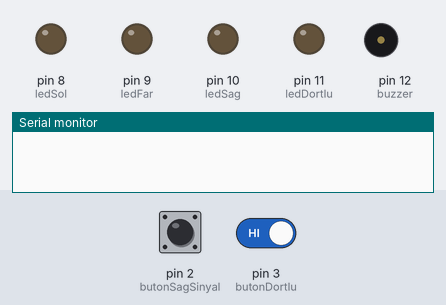
A sketch run on a simulated Arduino Uno, built with avr-gcc and run on an emulated ATmega328P. Shown: output pins drawn as LEDs (lit = HIGH), buzzer (waves = sounding, pin HIGH), the last lines printed to the serial monitor. Dashed ring = blinking. The test bench sets the inputs (shaded band); at power-on: pin 2 (butonSagSinyal) HIGH, pin 3 (butonDortlu) HIGH.

Above: at 1.2 s.
1.3 s: pin 2 (butonSagSinyal) driven LOW and pin 3 (butonDortlu) driven LOW
At 1.7 s:
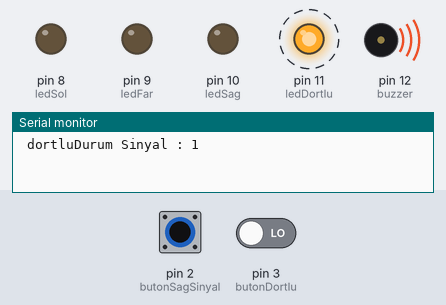
4.3 s: pin 2 (butonSagSinyal) pulsed HIGH 5 times (0.12 s each, 0.3 s apart)
At 5.7 s:
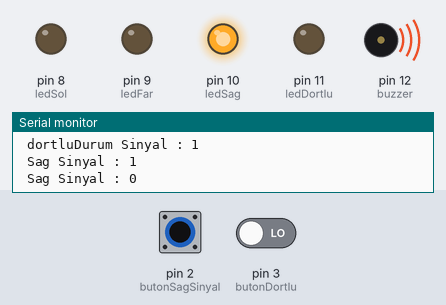
Timing chart, 0 to 7.3 s (numbered marks = the images above; inputs shaded):
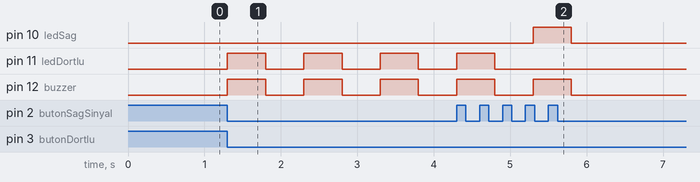

Measured:
- after the input at 1.3 s, pin 11 (ledDortlu), pin 12 (buzzer): alternates HIGH for 0.50 s and LOW for 0.50 s, starting at once
- after the input at 4.3 s, pin 10 (ledSag): LOW → HIGH after 1.0 s, → LOW 0.50 s later; pin 11 (ledDortlu): goes on until 4.8 s, then stays LOW; pin 12 (buzzer): goes on until 5.8 s, then stays LOW

The sketch:

arac_lamba.ino
```cpp
//Ledler
int ledDortlu = 11;
int ledSag = 10;
int ledSol = 8;
int ledFar = 9;
//int besVolt=7;

int buzzer = 12;
//Led Durum
boolean solDurum = false;
boolean sagDurum = false;
boolean dortluDurum = false;
boolean farDurum = false;

//Sureler
int sureDortlu = 500;
int sureSagSinyal = 500;
int sureSolSinyal = 500;

//Butonlar
int butonDortlu = 3;
int butonSagSinyal = 2;
int butonSolSinyal = 18;
int butonFar = 19;

int sayac = 0;
unsigned long simdikiZaman;
unsigned long basmaZamani;
unsigned long fark;
int dortluSayac = 0;
void setup() {
  //Pin Hazirlama
  pinMode(ledDortlu, OUTPUT);
  pinMode(ledSag, OUTPUT);
  pinMode(ledSol, OUTPUT);
  pinMode(ledFar, OUTPUT);
  // pinMode(besVolt,OUTPUT);

  pinMode(buzzer, OUTPUT);

  Serial.begin(9600);

  //Kesmeler
  attachInterrupt(digitalPinToInterrupt(butonSagSinyal), sagSinyalOku, FALLING);
  attachInterrupt(digitalPinToInterrupt(butonDortlu), dortluOku, FALLING );
  attachInterrupt(digitalPinToInterrupt(butonSolSinyal), solSinyalOku, FALLING);
  attachInterrupt(digitalPinToInterrupt(butonFar), farOku, FALLING);
  //  for(int i =8;i<14;i++){
  //    pinMode(i,OUTPUT);
  //    digitalWrite(i,HIGH);
  //    }

  // digitalWrite(besVolt,HIGH);

}

void loop() {

  dortluDegis(dortluDurum);
  sagSinyalDegis(sagDurum);
  solSinyalDegis(solDurum);
  farDegis(farDurum);


}
void sagSinyalOku() {
  if (digitalRead(butonSagSinyal) == LOW) {
    sayac++;
    if (sayac % 2 == 0) {
      sayac = 0;
      dortluSayac++;
      if (dortluSayac == 1) {
        basmaZamani = millis();
        // Serial.println(" ilk Sag Rising : ");
        // Serial.print(sayac);
        sagDurum = !sagDurum;
        Serial.print(" Sag Sinyal : ");
        Serial.println(sagDurum);
      } else {
        simdikiZaman = millis();
        fark = simdikiZaman - basmaZamani;
        if (fark > 200) {
          //Serial.print(" Sag Rising : ");
          //Serial.println(sayac);
          // Serial.print(" Sag Fark : ");
          // Serial.println(fark);
          sagDurum = !sagDurum;
          basmaZamani = millis();

          Serial.print(" Sag Sinyal : ");
          Serial.println(sagDurum);
        }
      }
    }
  }
}
void solSinyalOku() {
  if (digitalRead(butonSolSinyal) == LOW) {
    sayac++;
    if (sayac % 2 == 0) {
      sayac = 0;
      dortluSayac++;
      if (dortluSayac == 1) {
        basmaZamani = millis();
        //Serial.println(" ilk Sag Rising : ");
        // Serial.print(sayac);
        solDurum = !solDurum;
        Serial.print(" Sol Sinyal : ");
        Serial.println(solDurum);
      } else {
        simdikiZaman = millis();
        fark = simdikiZaman - basmaZamani;
        if (fark > 200) {

          //Serial.println(sayac);
          //Serial.print(" Sag Fark : ");
          //Serial.println(fark);
          solDurum = !solDurum;
          Serial.print(" Sol Sinyal : ");
          Serial.println(solDurum);
          basmaZamani = millis();
        }
      }
    }
  }
}


void dortluOku() {
  if (digitalRead(butonDortlu) == LOW) {
    sayac++;
    if (sayac % 2 == 0) {
      sayac = 0;
      dortluSayac++;
      if (dortluSayac == 1) {
        basmaZamani = millis();
        dortluDurum = !dortluDurum;
        Serial.print(" dortluDurum Sinyal : ");
        Serial.println(dortluDurum);
      } else {
        simdikiZaman = millis();
        fark = simdikiZaman - basmaZamani;
        if (fark > 200) {
          dortluDurum = !dortluDurum;
          basmaZamani = millis();
          Serial.print(" dortluDurum Sinyal : ");
          Serial.println(dortluDurum);
        }
      }
    }
  }
}

void farOku() {
  if (digitalRead(butonFar) == LOW) {
    sayac++;
    if (sayac % 2 == 0) {
      sayac = 0;
      dortluSayac++;
      if (dortluSayac == 1) {
        basmaZamani = millis();
        farDurum = !farDurum;
        Serial.print(" far  : ");
        Serial.println(farDurum);
      } else {
        simdikiZaman = millis();
        fark = simdikiZaman - basmaZamani;
        if (fark > 200) {
          farDurum = !farDurum;
          basmaZamani = millis();
          Serial.print(" far  : ");
          Serial.println(farDurum);
        }
      }
    }
  }
}
// if(ledDurum)


void dortluDegis(boolean dortluDurum) {
  if (dortluDurum) {
    sagDurum = false;
    solDurum = false;
    digitalWrite(ledDortlu, HIGH);
    digitalWrite(buzzer, HIGH);
    delay(sureDortlu);
    digitalWrite(ledDortlu, LOW);
    digitalWrite(buzzer, LOW);
    delay(sureDortlu);
  } else {
    digitalWrite(ledDortlu, LOW);
    digitalWrite(buzzer, LOW);
  }
}
void sagSinyalDegis(boolean sagDurum) {
  if (sagDurum) {
    dortluDurum = false;
    solDurum = false;
    digitalWrite(ledSag, HIGH);
    digitalWrite(buzzer, HIGH);
    delay(sureSagSinyal);
    digitalWrite(ledSag, LOW);
    digitalWrite(buzzer, LOW);
    delay(sureSagSinyal);
  } else {
    digitalWrite(ledSag, LOW);
    digitalWrite(buzzer, LOW);
  }
}
void solSinyalDegis(boolean solDurum) {
  if (solDurum) {
    dortluDurum = false;
    sagDurum = false;
    digitalWrite(ledSol, HIGH);
    digitalWrite(buzzer, HIGH);
    delay(sureSolSinyal);
    digitalWrite(ledSol, LOW);
    digitalWrite(buzzer, LOW);
    delay(sureSolSinyal);
  } else {
    digitalWrite(ledSol, LOW);
    digitalWrite(buzzer, LOW);
  }
}
void farDegis(boolean farDurum) {
  if (farDurum) {
    digitalWrite(ledFar, HIGH);
  } else {
    digitalWrite(ledFar, LOW);
  }
}
```
